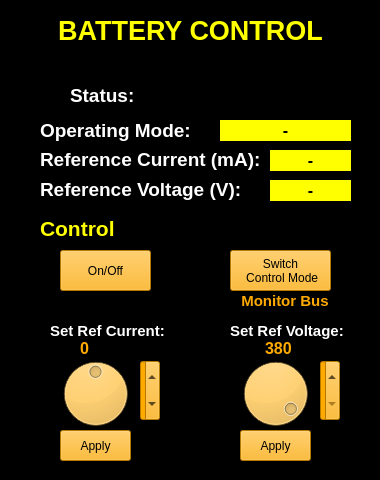
<?xml version="1.0" encoding="UTF-8"?>
<ui version="4.0">
 <class>battery1Control</class>
 <widget class="QWidget" name="battery1Control">
  <property name="geometry">
   <rect>
    <x>0</x>
    <y>0</y>
    <width>380</width>
    <height>480</height>
   </rect>
  </property>
  <property name="windowTitle">
   <string>battery1Control</string>
  </property>
  <property name="styleSheet">
   <string notr="true">background-color: rgb(0, 0, 0);</string>
  </property>
  <widget class="QLabel" name="label_title">
   <property name="geometry">
    <rect>
     <x>0</x>
     <y>10</y>
     <width>381</width>
     <height>41</height>
    </rect>
   </property>
   <property name="font">
    <font>
     <pointsize>20</pointsize>
     <weight>75</weight>
     <bold>true</bold>
     <underline>false</underline>
    </font>
   </property>
   <property name="layoutDirection">
    <enum>Qt::LeftToRight</enum>
   </property>
   <property name="styleSheet">
    <string notr="true">color: rgb(255, 255, 0);
background-color: rgb(0, 0, 0);</string>
   </property>
   <property name="text">
    <string>BATTERY CONTROL</string>
   </property>
   <property name="alignment">
    <set>Qt::AlignCenter</set>
   </property>
  </widget>
  <widget class="QLabel" name="label_op_state">
   <property name="geometry">
    <rect>
     <x>40</x>
     <y>120</y>
     <width>192</width>
     <height>21</height>
    </rect>
   </property>
   <property name="font">
    <font>
     <pointsize>14</pointsize>
     <weight>75</weight>
     <bold>true</bold>
    </font>
   </property>
   <property name="styleSheet">
    <string notr="true">color: rgb(255, 255, 255);
</string>
   </property>
   <property name="text">
    <string>Operating Mode:</string>
   </property>
  </widget>
  <widget class="QSpinBox" name="spinBox">
   <property name="geometry">
    <rect>
     <x>140</x>
     <y>360</y>
     <width>20</width>
     <height>61</height>
    </rect>
   </property>
   <property name="styleSheet">
    <string notr="true">background-color: rgb(255, 170, 0);</string>
   </property>
   <property name="minimum">
    <number>-3000</number>
   </property>
   <property name="maximum">
    <number>3000</number>
   </property>
  </widget>
  <widget class="QLabel" name="batt1_control_mode">
   <property name="geometry">
    <rect>
     <x>210</x>
     <y>290</y>
     <width>150</width>
     <height>20</height>
    </rect>
   </property>
   <property name="font">
    <font>
     <pointsize>11</pointsize>
     <weight>75</weight>
     <bold>true</bold>
    </font>
   </property>
   <property name="styleSheet">
    <string notr="true">color: rgb(255, 170, 0);</string>
   </property>
   <property name="text">
    <string>Monitor Bus</string>
   </property>
   <property name="alignment">
    <set>Qt::AlignBottom|Qt::AlignHCenter</set>
   </property>
  </widget>
  <widget class="QPushButton" name="batt1_apply_current_pb">
   <property name="geometry">
    <rect>
     <x>60</x>
     <y>430</y>
     <width>71</width>
     <height>31</height>
    </rect>
   </property>
   <property name="styleSheet">
    <string notr="true">color: rgb(0, 0, 0);
background-color: rgb(255, 170, 0);</string>
   </property>
   <property name="text">
    <string>Apply</string>
   </property>
  </widget>
  <widget class="QDial" name="dial">
   <property name="geometry">
    <rect>
     <x>50</x>
     <y>353</y>
     <width>91</width>
     <height>81</height>
    </rect>
   </property>
   <property name="styleSheet">
    <string notr="true">background-color: rgb(255, 170, 0);</string>
   </property>
   <property name="minimum">
    <number>-3000</number>
   </property>
   <property name="maximum">
    <number>3000</number>
   </property>
  </widget>
  <widget class="QLabel" name="label_control">
   <property name="geometry">
    <rect>
     <x>40</x>
     <y>220</y>
     <width>81</width>
     <height>17</height>
    </rect>
   </property>
   <property name="font">
    <font>
     <pointsize>16</pointsize>
     <weight>75</weight>
     <bold>true</bold>
    </font>
   </property>
   <property name="styleSheet">
    <string notr="true">color: rgb(255, 255, 0);</string>
   </property>
   <property name="text">
    <string>Control</string>
   </property>
  </widget>
  <widget class="QLabel" name="batt1_operating_state">
   <property name="geometry">
    <rect>
     <x>220</x>
     <y>120</y>
     <width>131</width>
     <height>21</height>
    </rect>
   </property>
   <property name="font">
    <font>
     <pointsize>12</pointsize>
     <weight>75</weight>
     <bold>true</bold>
    </font>
   </property>
   <property name="styleSheet">
    <string notr="true">background-color: rgb(255, 255, 0);
color: rgb(0, 255, 0);
color: rgb(0, 0, 0);</string>
   </property>
   <property name="text">
    <string>-</string>
   </property>
   <property name="alignment">
    <set>Qt::AlignCenter</set>
   </property>
  </widget>
  <widget class="QLabel" name="batt1_set_ref_voltage">
   <property name="geometry">
    <rect>
     <x>265</x>
     <y>340</y>
     <width>31</width>
     <height>17</height>
    </rect>
   </property>
   <property name="font">
    <font>
     <pointsize>12</pointsize>
     <weight>75</weight>
     <bold>true</bold>
    </font>
   </property>
   <property name="styleSheet">
    <string notr="true">color: rgb(255, 170, 0);</string>
   </property>
   <property name="text">
    <string>380</string>
   </property>
  </widget>
  <widget class="QSpinBox" name="spinBox_2">
   <property name="geometry">
    <rect>
     <x>320</x>
     <y>360</y>
     <width>20</width>
     <height>61</height>
    </rect>
   </property>
   <property name="styleSheet">
    <string notr="true">background-color: rgb(255, 170, 0);</string>
   </property>
   <property name="maximum">
    <number>400</number>
   </property>
  </widget>
  <widget class="QLabel" name="batt1_ref_voltage">
   <property name="geometry">
    <rect>
     <x>270</x>
     <y>180</y>
     <width>81</width>
     <height>21</height>
    </rect>
   </property>
   <property name="font">
    <font>
     <pointsize>12</pointsize>
     <weight>75</weight>
     <bold>true</bold>
    </font>
   </property>
   <property name="styleSheet">
    <string notr="true">background-color: rgb(255, 255, 0);
color: rgb(0, 0, 0);</string>
   </property>
   <property name="text">
    <string>-</string>
   </property>
   <property name="alignment">
    <set>Qt::AlignCenter</set>
   </property>
  </widget>
  <widget class="QPushButton" name="batt1_apply_voltage_pb">
   <property name="geometry">
    <rect>
     <x>240</x>
     <y>430</y>
     <width>71</width>
     <height>31</height>
    </rect>
   </property>
   <property name="styleSheet">
    <string notr="true">color: rgb(0, 0, 0);
background-color: rgb(255, 170, 0);</string>
   </property>
   <property name="text">
    <string>Apply</string>
   </property>
  </widget>
  <widget class="QLabel" name="batt1_set_ref_current">
   <property name="geometry">
    <rect>
     <x>80</x>
     <y>340</y>
     <width>51</width>
     <height>17</height>
    </rect>
   </property>
   <property name="font">
    <font>
     <pointsize>12</pointsize>
     <weight>75</weight>
     <bold>true</bold>
    </font>
   </property>
   <property name="styleSheet">
    <string notr="true">color: rgb(255, 170, 0);</string>
   </property>
   <property name="text">
    <string>0</string>
   </property>
  </widget>
  <widget class="QPushButton" name="batt1_switch_control_mode_pb">
   <property name="geometry">
    <rect>
     <x>230</x>
     <y>250</y>
     <width>101</width>
     <height>41</height>
    </rect>
   </property>
   <property name="styleSheet">
    <string notr="true">color: rgb(0, 0, 0);
background-color: rgb(255, 170, 0);</string>
   </property>
   <property name="text">
    <string>Switch
 Control Mode</string>
   </property>
  </widget>
  <widget class="QLabel" name="label_ref_current">
   <property name="geometry">
    <rect>
     <x>40</x>
     <y>149</y>
     <width>241</width>
     <height>21</height>
    </rect>
   </property>
   <property name="font">
    <font>
     <pointsize>14</pointsize>
     <weight>75</weight>
     <bold>true</bold>
    </font>
   </property>
   <property name="styleSheet">
    <string notr="true">color: rgb(255, 255, 255);
</string>
   </property>
   <property name="text">
    <string>Reference Current (mA): </string>
   </property>
  </widget>
  <widget class="QLabel" name="batt1_ref_current">
   <property name="geometry">
    <rect>
     <x>270</x>
     <y>150</y>
     <width>81</width>
     <height>21</height>
    </rect>
   </property>
   <property name="font">
    <font>
     <pointsize>12</pointsize>
     <weight>75</weight>
     <bold>true</bold>
    </font>
   </property>
   <property name="styleSheet">
    <string notr="true">background-color: rgb(255, 255, 0);
color: rgb(0, 0, 0);</string>
   </property>
   <property name="text">
    <string>-</string>
   </property>
   <property name="alignment">
    <set>Qt::AlignCenter</set>
   </property>
  </widget>
  <widget class="QLabel" name="label_status_2">
   <property name="geometry">
    <rect>
     <x>70</x>
     <y>80</y>
     <width>71</width>
     <height>30</height>
    </rect>
   </property>
   <property name="font">
    <font>
     <pointsize>14</pointsize>
     <weight>75</weight>
     <bold>true</bold>
    </font>
   </property>
   <property name="styleSheet">
    <string notr="true">color: rgb(255, 255, 255);
</string>
   </property>
   <property name="text">
    <string>Status:</string>
   </property>
  </widget>
  <widget class="QLabel" name="label_ref_voltage">
   <property name="geometry">
    <rect>
     <x>40</x>
     <y>179</y>
     <width>221</width>
     <height>21</height>
    </rect>
   </property>
   <property name="font">
    <font>
     <pointsize>14</pointsize>
     <weight>75</weight>
     <bold>true</bold>
    </font>
   </property>
   <property name="styleSheet">
    <string notr="true">color: rgb(255, 255, 255);
</string>
   </property>
   <property name="text">
    <string>Reference Voltage (V): </string>
   </property>
  </widget>
  <widget class="QLabel" name="label_set_ref_voltage">
   <property name="geometry">
    <rect>
     <x>230</x>
     <y>320</y>
     <width>131</width>
     <height>21</height>
    </rect>
   </property>
   <property name="font">
    <font>
     <pointsize>11</pointsize>
     <weight>75</weight>
     <bold>true</bold>
    </font>
   </property>
   <property name="styleSheet">
    <string notr="true">color: rgb(255, 255, 255);</string>
   </property>
   <property name="text">
    <string>Set Ref Voltage:</string>
   </property>
   <property name="alignment">
    <set>Qt::AlignLeading|Qt::AlignLeft|Qt::AlignVCenter</set>
   </property>
  </widget>
  <widget class="QDial" name="dial_2">
   <property name="geometry">
    <rect>
     <x>230</x>
     <y>353</y>
     <width>91</width>
     <height>81</height>
    </rect>
   </property>
   <property name="styleSheet">
    <string notr="true">background-color: rgb(255, 170, 0);</string>
   </property>
   <property name="maximum">
    <number>400</number>
   </property>
   <property name="value">
    <number>380</number>
   </property>
   <property name="tracking">
    <bool>true</bool>
   </property>
  </widget>
  <widget class="QLabel" name="batt1_on_off_indicator">
   <property name="geometry">
    <rect>
     <x>220</x>
     <y>90</y>
     <width>131</width>
     <height>20</height>
    </rect>
   </property>
   <property name="font">
    <font>
     <pointsize>12</pointsize>
     <weight>75</weight>
     <bold>true</bold>
    </font>
   </property>
   <property name="styleSheet">
    <string notr="true">color: rgb(0, 0, 0);</string>
   </property>
   <property name="text">
    <string>OFF</string>
   </property>
   <property name="alignment">
    <set>Qt::AlignCenter</set>
   </property>
  </widget>
  <widget class="QLabel" name="label_set_ref_current">
   <property name="geometry">
    <rect>
     <x>50</x>
     <y>320</y>
     <width>131</width>
     <height>21</height>
    </rect>
   </property>
   <property name="font">
    <font>
     <pointsize>11</pointsize>
     <weight>75</weight>
     <bold>true</bold>
    </font>
   </property>
   <property name="styleSheet">
    <string notr="true">color: rgb(255, 255, 255);</string>
   </property>
   <property name="text">
    <string>Set Ref Current:</string>
   </property>
  </widget>
  <widget class="QPushButton" name="batt1_on_off_pb">
   <property name="geometry">
    <rect>
     <x>60</x>
     <y>250</y>
     <width>91</width>
     <height>41</height>
    </rect>
   </property>
   <property name="styleSheet">
    <string notr="true">color: rgb(0, 0, 0);
background-color: rgb(255, 170, 0);</string>
   </property>
   <property name="text">
    <string>On/Off</string>
   </property>
  </widget>
  <zorder>label_set_ref_voltage</zorder>
  <zorder>label_title</zorder>
  <zorder>label_op_state</zorder>
  <zorder>spinBox</zorder>
  <zorder>batt1_control_mode</zorder>
  <zorder>batt1_apply_current_pb</zorder>
  <zorder>dial</zorder>
  <zorder>label_control</zorder>
  <zorder>batt1_operating_state</zorder>
  <zorder>batt1_set_ref_voltage</zorder>
  <zorder>spinBox_2</zorder>
  <zorder>batt1_ref_voltage</zorder>
  <zorder>batt1_apply_voltage_pb</zorder>
  <zorder>batt1_set_ref_current</zorder>
  <zorder>batt1_switch_control_mode_pb</zorder>
  <zorder>label_ref_current</zorder>
  <zorder>batt1_ref_current</zorder>
  <zorder>label_status_2</zorder>
  <zorder>label_ref_voltage</zorder>
  <zorder>dial_2</zorder>
  <zorder>batt1_on_off_indicator</zorder>
  <zorder>label_set_ref_current</zorder>
  <zorder>batt1_on_off_pb</zorder>
 </widget>
 <layoutdefault spacing="6" margin="11"/>
 <resources/>
 <connections>
  <connection>
   <sender>dial_2</sender>
   <signal>valueChanged(int)</signal>
   <receiver>batt1_set_ref_voltage</receiver>
   <slot>setNum(int)</slot>
   <hints>
    <hint type="sourcelabel">
     <x>285</x>
     <y>387</y>
    </hint>
    <hint type="destinationlabel">
     <x>278</x>
     <y>352</y>
    </hint>
   </hints>
  </connection>
  <connection>
   <sender>dial_2</sender>
   <signal>valueChanged(int)</signal>
   <receiver>spinBox_2</receiver>
   <slot>setValue(int)</slot>
   <hints>
    <hint type="sourcelabel">
     <x>310</x>
     <y>400</y>
    </hint>
    <hint type="destinationlabel">
     <x>321</x>
     <y>396</y>
    </hint>
   </hints>
  </connection>
  <connection>
   <sender>spinBox_2</sender>
   <signal>valueChanged(int)</signal>
   <receiver>batt1_set_ref_voltage</receiver>
   <slot>setNum(int)</slot>
   <hints>
    <hint type="sourcelabel">
     <x>326</x>
     <y>376</y>
    </hint>
    <hint type="destinationlabel">
     <x>284</x>
     <y>349</y>
    </hint>
   </hints>
  </connection>
  <connection>
   <sender>dial</sender>
   <signal>valueChanged(int)</signal>
   <receiver>batt1_set_ref_current</receiver>
   <slot>setNum(int)</slot>
   <hints>
    <hint type="sourcelabel">
     <x>79</x>
     <y>389</y>
    </hint>
    <hint type="destinationlabel">
     <x>83</x>
     <y>345</y>
    </hint>
   </hints>
  </connection>
  <connection>
   <sender>dial</sender>
   <signal>valueChanged(int)</signal>
   <receiver>spinBox</receiver>
   <slot>setValue(int)</slot>
   <hints>
    <hint type="sourcelabel">
     <x>113</x>
     <y>396</y>
    </hint>
    <hint type="destinationlabel">
     <x>136</x>
     <y>397</y>
    </hint>
   </hints>
  </connection>
  <connection>
   <sender>spinBox</sender>
   <signal>valueChanged(int)</signal>
   <receiver>batt1_set_ref_current</receiver>
   <slot>setNum(int)</slot>
   <hints>
    <hint type="sourcelabel">
     <x>146</x>
     <y>378</y>
    </hint>
    <hint type="destinationlabel">
     <x>113</x>
     <y>346</y>
    </hint>
   </hints>
  </connection>
 </connections>
</ui>
